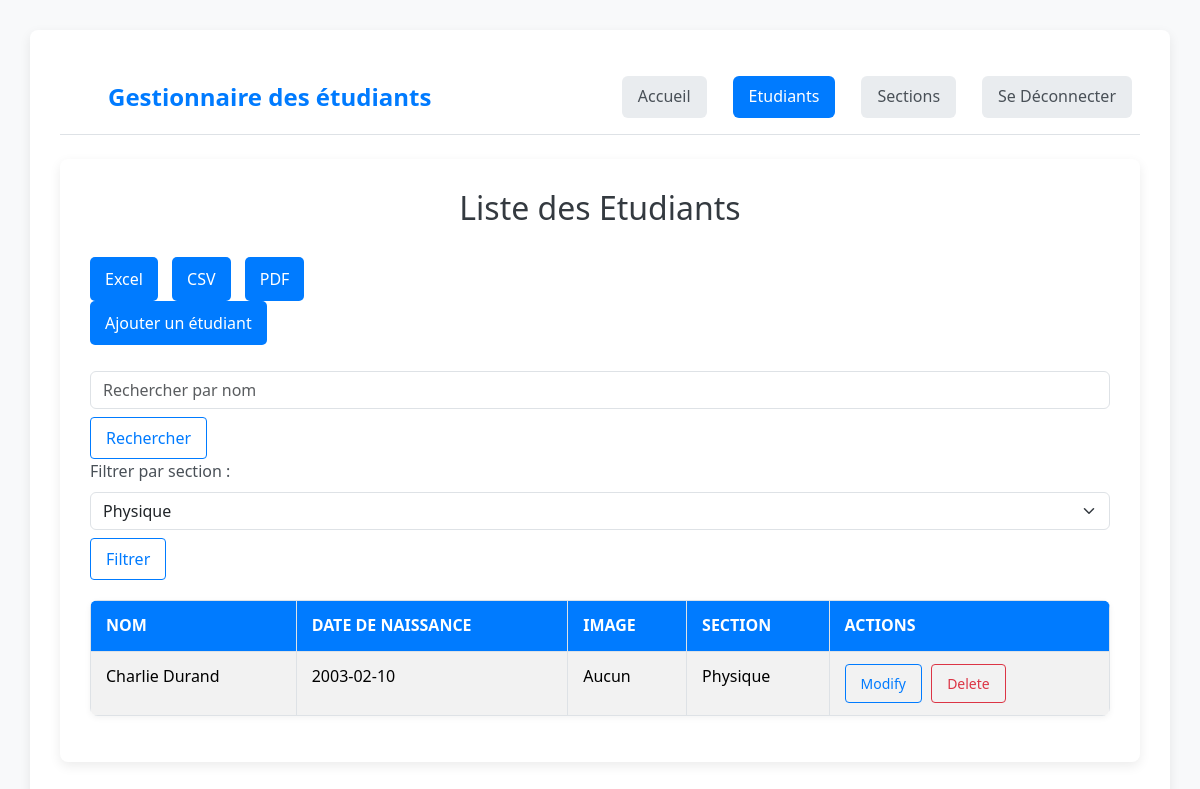
/student.php?filter_section=Physique (signed in), run on an earlier commit of the app's database.
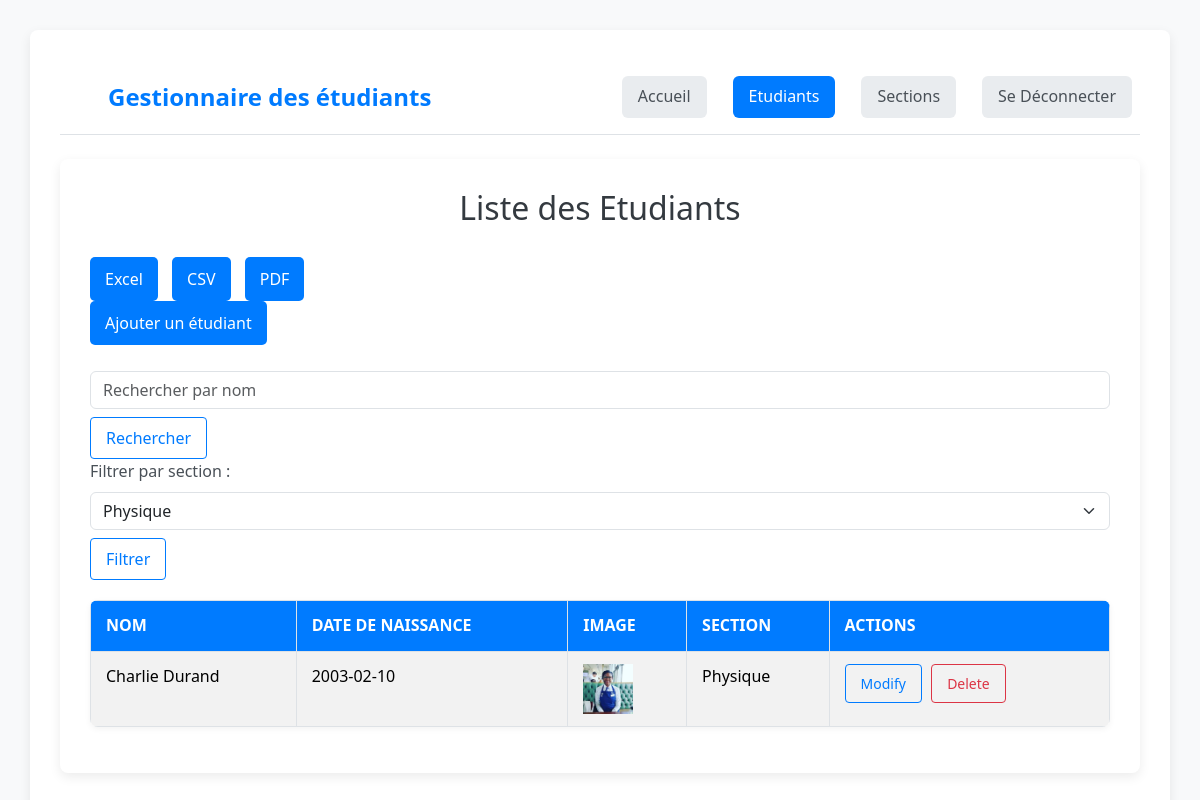
And on a later commit of the database.
### tables this page shows
CREATE TABLE etudiant (
    id INT AUTO_INCREMENT PRIMARY KEY,
    name VARCHAR(100) NOT NULL,
    birthday DATE NOT NULL,
    image VARCHAR(255),  
    section VARCHAR(100) NOT NULL
);

### student.php (the view, shortened to what this page needs)
<?php
include('db.php');
$searchTerm = '';
$filterSection = '';
if (isset($_GET['filter_section'])) {
    $filterSection = trim($_GET['filter_section']);
}
try {
    $sql = "SELECT * FROM etudiant";
    $conditions = [];
    $params = [];
    if (!empty($filterSection)) {
        $conditions[] = "section = :filterSection";
        $params[':filterSection'] = $filterSection;
    }
    if (!empty($conditions)) {
        $sql .= " WHERE " . implode(' AND ', $conditions);
    }
    $stmt = $conn->prepare($sql);
    $stmt->execute($params);
    $etudiants = $stmt->fetchAll(PDO::FETCH_ASSOC);
} catch (PDOException $e) {
    die("Erreur : " . $e->getMessage());
}
?>
<!DOCTYPE html>
<html lang="fr">
<head>
    <link href="https://cdn.jsdelivr.net/npm/bootstrap@5.3.3/dist/css/bootstrap.min.css" rel="stylesheet">
</head>
<body>
<div class="container">
<header class="d-flex flex-wrap justify-content-center py-3 mb-4 border-bottom">
    <a href="/" class="d-flex align-items-center mb-3 mb-md-0 me-md-auto link-body-emphasis text-decoration-none">
        <svg class="bi me-2" width="40" height="32"><use xlink:href="#bootstrap"></use></svg>
        <span class="fs-4">Gestionnaire des étudiants</span>
    </a>
    <ul class="nav nav-pills">
        <li class="nav-item mx-2">
            <a class="nav-link" href="admin_dash.php" aria-current="page">Accueil</a>
        </li>
        <li class="nav-item mx-2">
            <a class="nav-link active" href="student.php" aria-current="page">Etudiants</a>
        </li>
        <li class="nav-item mx-2">
            <a class="nav-link" href="section.php" aria-current="page">Sections</a>
        </li>
        <li class="nav-item mx-2">
            <a class="nav-link" href="logout.php" aria-current="page">Se Déconnecter</a>
        </li>
    </ul>
</header>
    <div class="container">
        <h2>Liste des Etudiants</h2>
        <button class="btn btn-color-2" onclick="location.href='generate_files.php?type=excel';" >
    Excel
</button>
<button class="btn btn-color-2" onclick="location.href='generate_files.php?type=csv';" >
    CSV
</button>
<button class="btn btn-color-2" onclick="location.href='generate_files.php?type=pdf';" >
    PDF
</button>
<button class="btn btn-color-2" onclick="location.href='create_student.php';">Ajouter un étudiant</button>
<br><br>
<form method="get" action="admin_dash.php">
    <input class="form-control" type="search" name="search" placeholder="Rechercher par nom" value="<?= htmlspecialchars($searchTerm) ?>" required>
    <button type="submit" class="btn btn-primary mt-2">Rechercher</button>
</form>
          <div class="mb-3">
    <form method="get">
        <label for="filter_section" class="form-label">Filtrer par section :</label>
        <select class="form-select" id="filter_section" name="filter_section">
            <?php
            try {
                $stmt_sections = $conn->prepare("SELECT DISTINCT section FROM etudiant ORDER BY section");
                $stmt_sections->execute();
                $sections = $stmt_sections->fetchAll(PDO::FETCH_COLUMN);
                foreach ($sections as $section_name):
                    $selected = (isset($_GET['filter_section']) && $_GET['filter_section'] === $section_name) ? 'selected' : '';
                    echo '<option value="' . htmlspecialchars($section_name) . '" ' . $selected . '>' . htmlspecialchars($section_name) . '</option>';
                endforeach;
            } catch (PDOException $e) {
                echo '<option value="" disabled>Erreur lors de la récupération des sections</option>';
            }
            ?>
        </select>
        <button type="submit" class="btn btn-primary mt-2">Filtrer</button>
    </form>
</div>
        <table class="table table-striped table-bordered">
            <thead>
                <tr>
                    <th>Nom</th>
                    <th>Date de naissance</th>
                    <th>Image</th>
                    <th>Section</th>
                    <th>Actions</th>
                </tr>
            </thead>
            <tbody>
                <?php if (empty($etudiants)): ?>
                    <tr><td colspan="5" class="text-center">Aucun étudiant trouvé.</td></tr>
                <?php else: ?>
                    <?php foreach ($etudiants as $student): ?>
                    <tr>
                        <td><?= htmlspecialchars($student['name']) ?></td>
                        <td><?= htmlspecialchars($student['birthday']) ?></td>
                        <td>
                            <?php if (!empty($student['image'])): ?>
                                <img src="<?= htmlspecialchars($student['image']) ?>" alt="Photo" width="50">
                            <?php else: ?>
                                Aucun
                            <?php endif; ?>
                        </td>
                        <td><?= htmlspecialchars($student['section']) ?></td>
                        <td>
                            <a href="edit_student.php?id=<?= $student['id'] ?>" class="btn btn-primary btn-sm">Modify</a>
                            <a href="delete_student.php?id=<?= $student['id'] ?>" class="btn btn-danger btn-sm" onclick="return confirm('Voulez-vous vraiment supprimer cet etudiant?')">Delete</a>
                        </td>
                    </tr>
                    <?php endforeach; ?>
                <?php endif; ?>
            </tbody>
        </table>
    </div>
    <br>
</body>
</html>

### student.php (style rules this page uses)
body { font-family: 'Segoe UI', Tahoma, Geneva, Verdana, sans-serif; margin: 30px; background-color: #f8f9fa; color: #495057; line-height: 1.6; }
h2 { color: #343a40; text-align: center; margin-bottom: 30px; font-weight: 500; }
.container { max-width: 1200px; margin: 0 auto; background-color: #fff; padding: 30px; border-radius: 8px; box-shadow: 0 4px 12px rgba(0, 0, 0, 0.08); }
.fs-4 { font-size: 1.75rem; font-weight: bold; color: #007bff; }
.nav-pills .nav-link { background: #e9ecef; color: #495057; border-radius: 0.375rem; margin-left: 10px; }
.nav-pills .nav-link.active { background-color: #007bff; color: #fff; }
.table { margin-top: 20px; border-collapse: collapse; width: 100%; box-shadow: 0 2px 6px rgba(0, 0, 0, 0.05); border-radius: 0.5rem; overflow: hidden; }
.table th, .table td { padding: 12px 15px; text-align: left; border-bottom: 1px solid #dee2e6; }
.table th { background-color: #007bff; color: white; font-weight: 600; text-transform: uppercase; }
.btn { display: inline-block; padding: 8px 15px; margin-right: 5px; border: 1px solid #007bff; border-radius: 0.25rem; text-decoration: none; color: #007bff; background-color: transparent; transition: background-color 0.2s ease, color 0.2s ease; }
.btn-danger { border-color: #dc3545; color: #dc3545; }
.btn-color-2 { background-color: #007bff; color: white; border: none; padding: 10px 15px; border-radius: 5px; cursor: pointer; font-size: 1rem; transition: background-color 0.3s ease; margin-right: 10px; text-decoration: none; }

What changed in the data, as far as the page shows it:
changed etudiant "Charlie Durand": image: picture added; no longer shows "Aucun"
